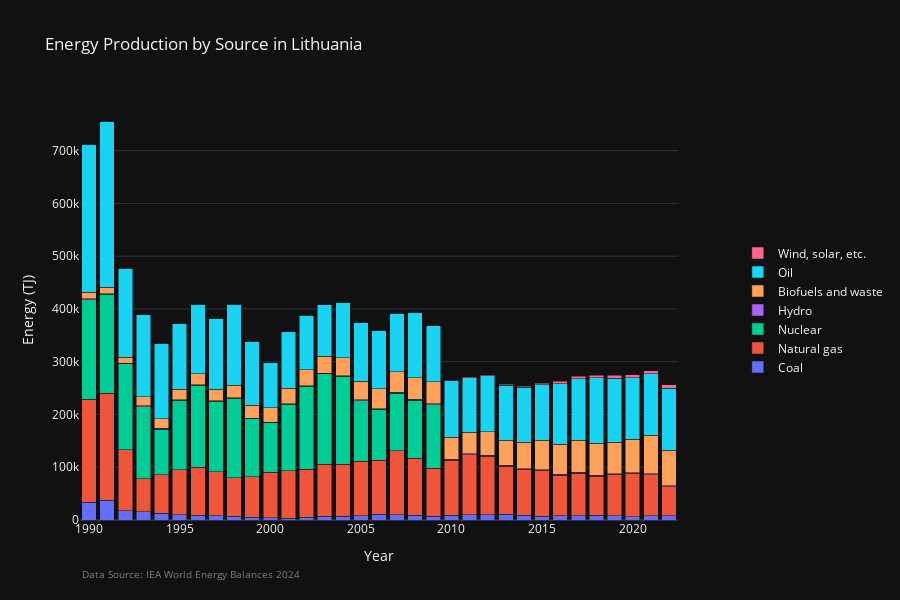

Notebook cell for this chart:
### Markdown cell above
### Energy production by source in Lithuania

### Code cell
# Create traces for each energy source
traces = []
for column in df_energy_production.columns[1:-1]:
    trace = go.Bar(
        x=df_energy_production['Year'],
        y=df_energy_production[column],
        name=column
    )
    traces.append(trace)

layout = go.Layout(
    title='Energy Production by Source in Lithuania',
    xaxis=dict(title='Year'),
    yaxis=dict(title='Energy (TJ)'),
    hovermode='closest',
    barmode='stack',  # Stack/group
    legend=dict(x=1.1, y=0.5),
    height=600
)

fig13 = go.Figure(data=traces, layout=layout)

# Reference data source
fig13.add_annotation(
    text="Data Source: IEA World Energy Balances 2024",
    xref="paper", yref="paper",
    x=0, y=-0.15,
    showarrow=False,
    font=dict(size=10, color="grey")
)

fig13.update_layout(template="plotly_dark")
fig13.show()
